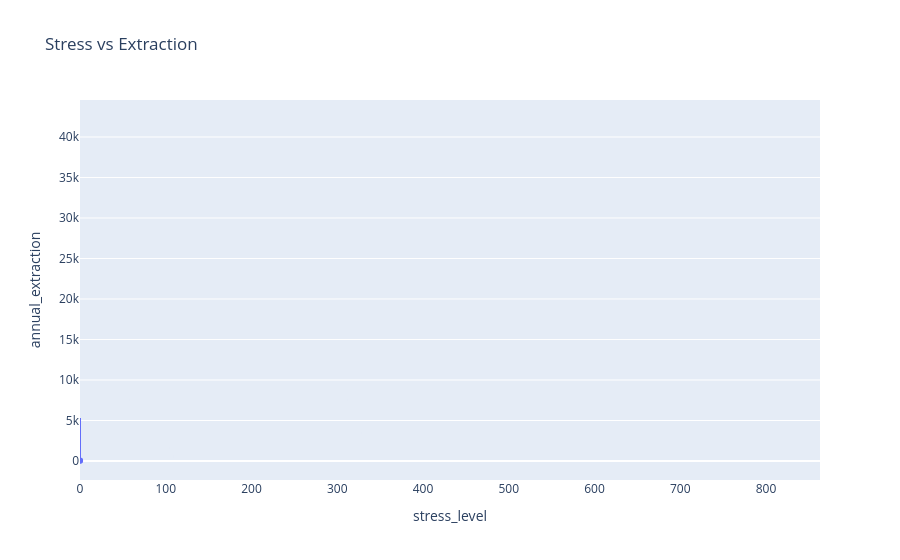

Write notebook code for a chart like this one.
### Code cell
fig = px.box(df, x="stress_level", y="annual_extraction",
            title="Stress vs Extraction")
fig.show()

### Figure 1 — Plotly figure (JSON) as saved in the notebook; plotly's stock layout.template omitted (floating-point values rounded to 4 significant figures; data arrays with more than 128 entries replaced by an {"elided": "..."} marker saying what was removed)
{"data": [{"alignmentgroup": "True", "hovertemplate": "stress_level=%{x}<br>annual_extraction=%{y}<extra></extra>", "legendgroup": "", "marker": {"color": "#636efa"}, "name": "", "notched": false, "offsetgroup": "", "orientation": "v", "showlegend": false, "type": "box", "x": {"elided": "758 float values"}, "x0": " ", "xaxis": "x", "y": {"elided": "758 float values"}, "y0": " ", "yaxis": "y"}], "layout": {"boxmode": "group", "legend": {"tracegroupgap": 0}, "title": {"text": "Stress vs Extraction"}, "xaxis": {"anchor": "y", "domain": [0, 1], "title": {"text": "stress_level"}}, "yaxis": {"anchor": "x", "domain": [0, 1], "title": {"text": "annual_extraction"}}}}
